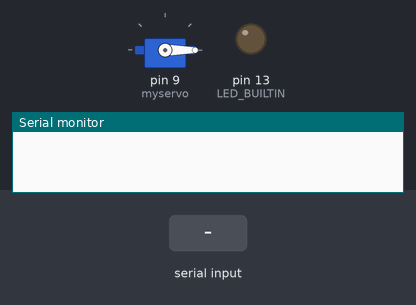
Recording of a program running on a simulated Arduino Mega 2560, built with avr-gcc and run on an emulated ATmega2560. Shown: servo, output pins drawn as LEDs (lit = HIGH), the last lines printed to the serial monitor. The inputs (shaded band) are chosen by the test bench.

Above: at 1.2 s.
1.3 s: "b" received over Serial
At 1.9 s:
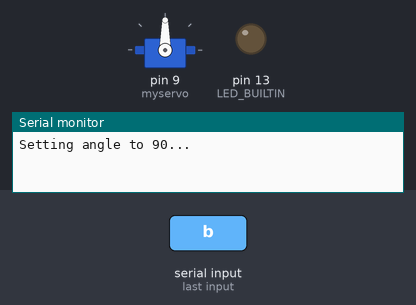
2.8 s: "c" received over Serial
At 4.0 s:
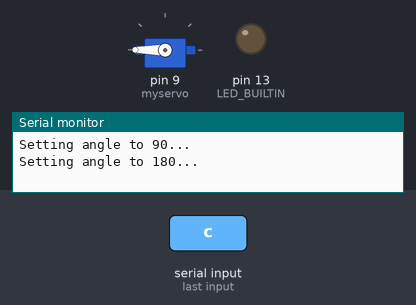
4.3 s: "a" received over Serial
At 5.4 s:
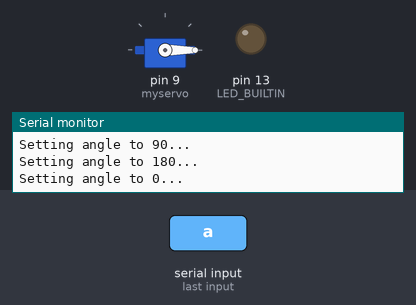
Timing chart, 0 to 7.3 s (numbered marks = the images above; inputs shaded):
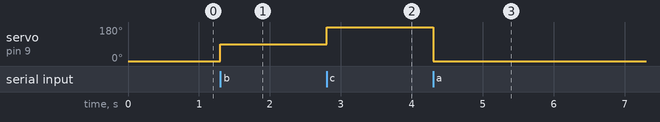

Measured:
- after the input at 1.3 s, servo on pin 9 (myservo): 0° → 90° at once
- after the input at 2.8 s, servo on pin 9 (myservo): 90° → 180° at once
- after the input at 4.3 s, servo on pin 9 (myservo): 180° → 0° at once

The program:

main.cpp
```cpp
#include <Arduino.h>
#include <Metro.h>
#include <Servo.h>

Servo myservo; // create servo object to control a servo
Metro sec_1(1000);

void setup() {
  Serial.begin(9600);

  myservo.attach(9); // attachs the servo on pin 9 to servo object
  myservo.write(0);  // back to 0 degrees

  pinMode(LED_BUILTIN, OUTPUT);
  digitalWrite(LED_BUILTIN, LOW);
}

void loop() {
  uint8_t fella = Serial.read();

  switch (fella) {
  case 'a':
    Serial.println("\nSetting angle to 0...");
    myservo.write(0);
    break;
  case 'b':
    Serial.println("\nSetting angle to 90...");
    myservo.write(90);
    break;
  case 'c':
    Serial.println("\nSetting angle to 180...");
    myservo.write(180);
    break;
  }
}

// void loop() {
//   int angle = map(analogRead(A0), 20, 680, 0, 180);
//   myservo.write(angle);
//
//   if (angle < 100 && angle > 80)
//     digitalWrite(LED_BUILTIN, HIGH);
//   else
//     digitalWrite(LED_BUILTIN, LOW);
//
//   if (sec_1.check()) {
//     Serial.print("Da raw: ");
//     Serial.print(analogRead(A0));
//     Serial.print("\tDa angle: ");
//     Serial.println(angle);
//   }
// }
```
